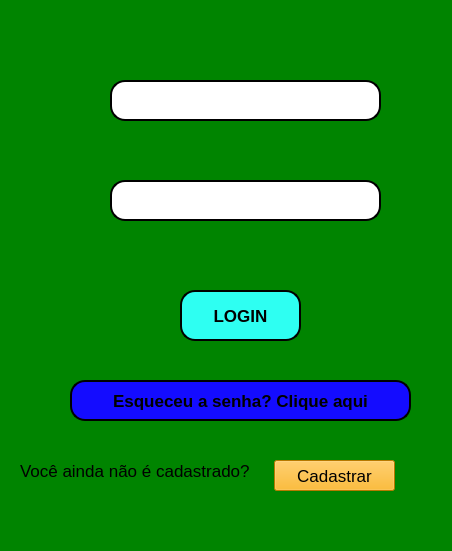
<?xml version="1.0" encoding="UTF-8"?>
<ui version="4.0">
 <class>MainWindow</class>
 <widget class="QMainWindow" name="MainWindow">
  <property name="geometry">
   <rect>
    <x>0</x>
    <y>0</y>
    <width>452</width>
    <height>551</height>
   </rect>
  </property>
  <property name="windowTitle">
   <string>MainWindow</string>
  </property>
  <property name="styleSheet">
   <string notr="true">background-color: rgb(0, 132, 0);</string>
  </property>
  <widget class="QWidget" name="centralwidget">
   <widget class="QPushButton" name="pushButton">
    <property name="geometry">
     <rect>
      <x>180</x>
      <y>290</y>
      <width>121</width>
      <height>51</height>
     </rect>
    </property>
    <property name="font">
     <font>
      <pointsize>13</pointsize>
      <weight>75</weight>
      <bold>true</bold>
     </font>
    </property>
    <property name="styleSheet">
     <string notr="true">background-color: rgb(46, 255, 242);
border-style: outset;
border-width: 2px;
border-radius: 15px;
border-color: black;</string>
    </property>
    <property name="text">
     <string>LOGIN</string>
    </property>
   </widget>
   <widget class="QLineEdit" name="lineEdit">
    <property name="geometry">
     <rect>
      <x>110</x>
      <y>80</y>
      <width>271</width>
      <height>41</height>
     </rect>
    </property>
    <property name="font">
     <font>
      <pointsize>15</pointsize>
      <weight>75</weight>
      <bold>true</bold>
     </font>
    </property>
    <property name="styleSheet">
     <string notr="true">background-color: rgb(255, 255, 255);
border-radius: 15px;
border-style: outset;
border-width: 2px;</string>
    </property>
   </widget>
   <widget class="QLineEdit" name="lineEdit_2">
    <property name="geometry">
     <rect>
      <x>110</x>
      <y>180</y>
      <width>271</width>
      <height>41</height>
     </rect>
    </property>
    <property name="styleSheet">
     <string notr="true">background-color: rgb(255, 255, 255);
border-radius: 15px;
border-style: outset;
border-width: 2px;</string>
    </property>
    <property name="text">
     <string/>
    </property>
    <property name="echoMode">
     <enum>QLineEdit::Password</enum>
    </property>
   </widget>
   <widget class="QLabel" name="label">
    <property name="geometry">
     <rect>
      <x>20</x>
      <y>460</y>
      <width>231</width>
      <height>21</height>
     </rect>
    </property>
    <property name="font">
     <font>
      <pointsize>13</pointsize>
     </font>
    </property>
    <property name="text">
     <string>Você ainda não é cadastrado?</string>
    </property>
   </widget>
   <widget class="QPushButton" name="pushButton_2">
    <property name="geometry">
     <rect>
      <x>274</x>
      <y>460</y>
      <width>121</width>
      <height>31</height>
     </rect>
    </property>
    <property name="font">
     <font>
      <pointsize>13</pointsize>
     </font>
    </property>
    <property name="styleSheet">
     <string notr="true">background-color: rgb(255, 170, 0);</string>
    </property>
    <property name="text">
     <string>Cadastrar</string>
    </property>
   </widget>
   <widget class="QLabel" name="label_2">
    <property name="geometry">
     <rect>
      <x>80</x>
      <y>80</y>
      <width>41</width>
      <height>31</height>
     </rect>
    </property>
    <property name="text">
     <string/>
    </property>
    <property name="pixmap">
     <pixmap>usuario.png</pixmap>
    </property>
   </widget>
   <widget class="QLabel" name="label_3">
    <property name="geometry">
     <rect>
      <x>70</x>
      <y>180</y>
      <width>51</width>
      <height>41</height>
     </rect>
    </property>
    <property name="text">
     <string/>
    </property>
    <property name="pixmap">
     <pixmap>cadeado.png</pixmap>
    </property>
   </widget>
   <widget class="QLabel" name="label_4">
    <property name="geometry">
     <rect>
      <x>120</x>
      <y>250</y>
      <width>241</width>
      <height>31</height>
     </rect>
    </property>
    <property name="font">
     <font>
      <pointsize>13</pointsize>
     </font>
    </property>
    <property name="styleSheet">
     <string notr="true">color: rgb(255, 255, 127);</string>
    </property>
    <property name="text">
     <string/>
    </property>
   </widget>
   <widget class="QPushButton" name="pushButton_3">
    <property name="geometry">
     <rect>
      <x>70</x>
      <y>380</y>
      <width>341</width>
      <height>41</height>
     </rect>
    </property>
    <property name="font">
     <font>
      <pointsize>13</pointsize>
      <weight>75</weight>
      <bold>true</bold>
     </font>
    </property>
    <property name="styleSheet">
     <string notr="true">background-color: rgb(20, 12, 255);
border-style: outset;
border-width: 2px;
border-radius: 15px;
border-color: black;</string>
    </property>
    <property name="text">
     <string>Esqueceu a senha? Clique aqui</string>
    </property>
   </widget>
   <zorder>label_3</zorder>
   <zorder>label_2</zorder>
   <zorder>pushButton</zorder>
   <zorder>lineEdit</zorder>
   <zorder>lineEdit_2</zorder>
   <zorder>label</zorder>
   <zorder>pushButton_2</zorder>
   <zorder>label_4</zorder>
   <zorder>pushButton_3</zorder>
  </widget>
  <widget class="QMenuBar" name="menubar">
   <property name="geometry">
    <rect>
     <x>0</x>
     <y>0</y>
     <width>452</width>
     <height>21</height>
    </rect>
   </property>
  </widget>
  <widget class="QStatusBar" name="statusbar"/>
 </widget>
 <resources/>
 <connections/>
</ui>
